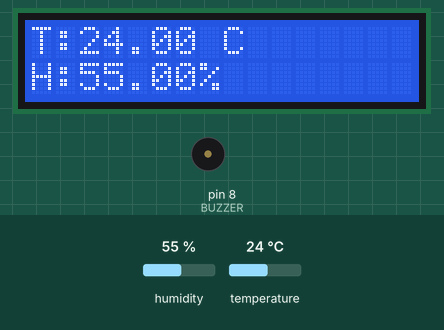
Bench run of a sketch on a simulated Arduino Uno, built with avr-gcc and run on an emulated ATmega328P. Shown: 16×2 character LCD, buzzer (waves = sounding, pin HIGH). Inputs (shaded band) come from the test bench; at power-on: temperature 24 °C, humidity 55 %.

Above: at 3.2 s.
3.3 s: temperature set to 34 °C
At 5.2 s:
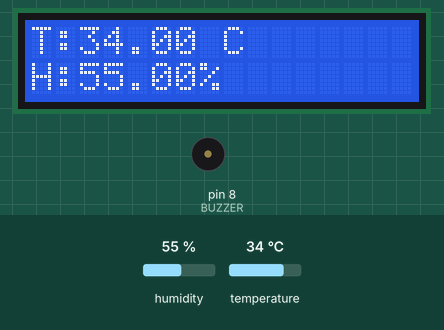
6.0 s: temperature set to 37 °C
At 7.1 s:
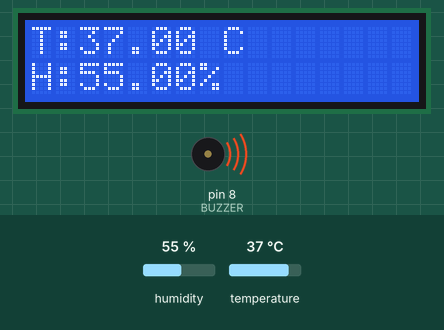
8.7 s: humidity set to 22 %
At 11.0 s:
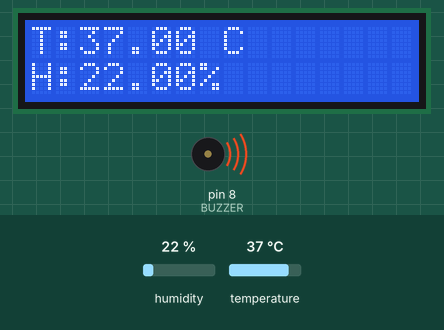
11.8 s: humidity set to 40 %
At 12.9 s:
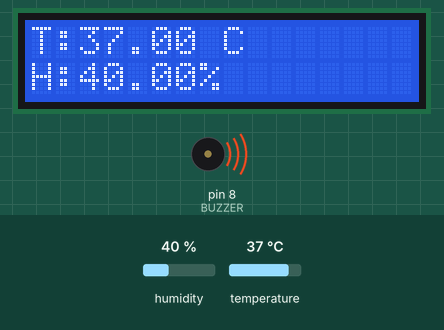
Timing chart, 0 to 14.8 s (numbered marks = the images above; inputs shaded):
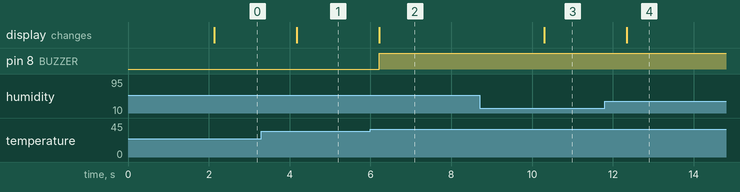

The sketch:

gnd_5.ino
```cpp
#include <DHT.h>
#include <Wire.h>
#include <LiquidCrystal_I2C.h>

#define DHTPIN 2
#define DHTTYPE DHT11
#define BUZZER 8

DHT dht(DHTPIN, DHTTYPE);
LiquidCrystal_I2C lcd(0x27, 16, 2);

void setup() {
  pinMode(BUZZER, OUTPUT);

  lcd.init();
  lcd.backlight();

  dht.begin();

  lcd.setCursor(0,0);
  lcd.print("Greenhouse");
  lcd.setCursor(0,1);
  lcd.print("Monitoring");
  delay(2000);
  lcd.clear();
}

void loop() {

  float temp = dht.readTemperature();
  float hum  = dht.readHumidity();

  lcd.setCursor(0,0);
  lcd.print("T:");
  lcd.print(temp);
  lcd.print(" C ");

  lcd.setCursor(0,1);
  lcd.print("H:");
  lcd.print(hum);
  lcd.print("% ");

  if(temp > 35){
    digitalWrite(BUZZER, HIGH);
  }
  else{
    digitalWrite(BUZZER, LOW);
  }

  delay(2000);
}
```

Measured:
- the behaviour switches between 35 and 36 °C on temperature (found by bisection; images 1 and 2)
- after the input at 3.3 s, the display: changes after 0.87 s (image 1)
- after the input at 6.0 s, pin 8 (BUZZER): LOW → HIGH after 0.22 s; the display: changes after 0.22 s (image 2)
- after the input at 8.7 s, the display: changes after 1.6 s (image 3)
- after the input at 11.8 s, the display: changes after 0.55 s (image 4)
